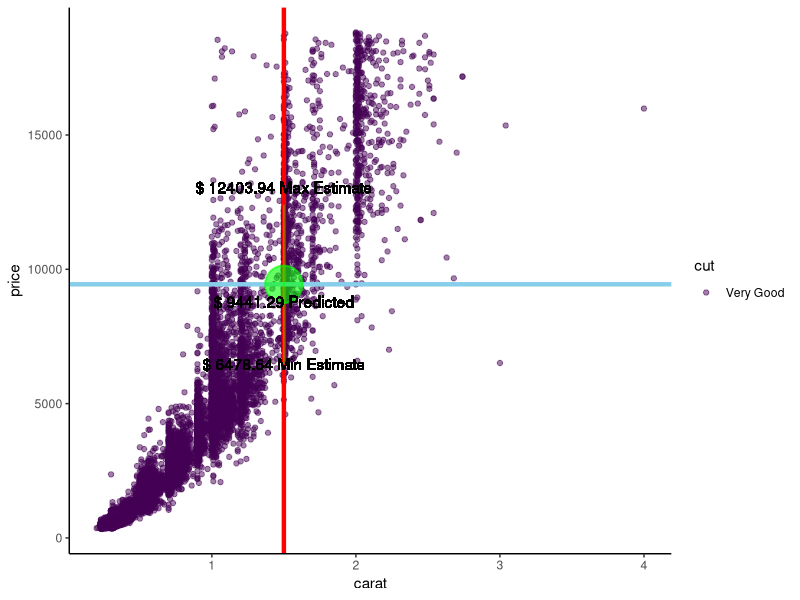

Recreate this plot in R.
library(ggplot2)
library(ggthemes)

data("diamonds")
carinput <- 1.5
cutinput <- "Very Good"
sel_diam <- subset(diamonds, cut == cutinput )

fit <- lm(price ~ carat + cut, diamonds)

#model1pred <- reactive({
#  caratinput <- input$carat
#  cutinput <- input$cut
  pred1 <- predict(fit, 
                   newdata = data.frame(data.frame(carat = carinput,  cut = cutinput)),
                   interval = "prediction", level = .95)

  # boxplot(pred1[,1:3])
# scatterplot of diamonds with selected cut and annotate chart with predictions
g <- ggplot(sel_diam, aes(x=carat, y=price)) +
  geom_point(aes(color=cut), alpha = 0.5) + 
  geom_vline(xintercept = carinput, color = "red", size = 1.5) +   
  geom_hline(yintercept = pred1[,1], color = "skyblue", size = 1.5) +
  annotate("pointrange", x = carinput, y = pred1[,1], ymin = pred1[,2], ymax = pred1[,3], 
             color = "green", size = 3, alpha = .6) +
  geom_text(aes(carinput, pred1[,2],  label = paste("$", round(pred1[,2], 2), "Min Estimate"))) +
  geom_text(aes(carinput, pred1[,1] -650,  label = paste("$", round(pred1[,1], 2), "Predicted"))) +
  geom_text(aes(carinput, pred1[,3] + 650,  label = paste("$", round(pred1[,3], 2), "Max Estimate"))) +
  theme_classic()
g
